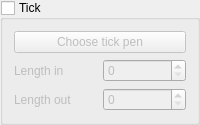
                                                            <widget class="QGroupBox" name="groupBox_xAxis_setTicksVisible">
                                                                <property name="title">
                                                                    <string>Tick</string>
                                                                </property>
                                                                <property name="checkable">
                                                                    <bool>true</bool>
                                                                </property>
                                                                <property name="checked">
                                                                    <bool>false</bool>
                                                                </property>
                                                                <layout class="QGridLayout" name="gridLayout_29">
                                                                    <item row="2" column="0">
                                                                        <layout class="QHBoxLayout" name="horizontalLayout_17">
                                                                            <item>
                                                                                <widget class="QLabel" name="label_20">
                                                                                    <property name="text">
                                                                                        <string>Length in</string>
                                                                                    </property>
                                                                                </widget>
                                                                            </item>
                                                                            <item>
                                                                                <widget class="QSpinBox" name="spinBox_xAxis_setTickLengthIn"/>
                                                                            </item>
                                                                        </layout>
                                                                    </item>
                                                                    <item row="0" column="0">
                                                                        <widget class="QPushButton" name="pushButton_xAxis_setTickPen">
                                                                            <property name="text">
                                                                                <string>Choose tick pen</string>
                                                                            </property>
                                                                        </widget>
                                                                    </item>
                                                                    <item row="4" column="0">
                                                                        <layout class="QHBoxLayout" name="horizontalLayout_18">
                                                                            <item>
                                                                                <widget class="QLabel" name="label_19">
                                                                                    <property name="text">
                                                                                        <string>Length out</string>
                                                                                    </property>
                                                                                </widget>
                                                                            </item>
                                                                            <item>
                                                                                <widget class="QSpinBox" name="spinBox_xAxis_setTickLengthOut"/>
                                                                            </item>
                                                                        </layout>
                                                                    </item>
                                                                </layout>
                                                            </widget>
